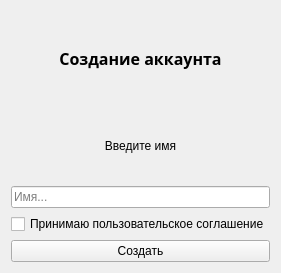
<?xml version="1.0" encoding="UTF-8"?>
<ui version="4.0">
 <class>createacc_form</class>
 <widget class="QWidget" name="createacc_form">
  <property name="geometry">
   <rect>
    <x>0</x>
    <y>0</y>
    <width>253</width>
    <height>273</height>
   </rect>
  </property>
  <property name="windowTitle">
   <string>Создание аккаунта</string>
  </property>
  <layout class="QGridLayout" name="gridLayout">
   <item row="0" column="0">
    <widget class="QLabel" name="label_2">
     <property name="font">
      <font>
       <family>Segoe UI Black</family>
       <pointsize>12</pointsize>
       <weight>75</weight>
       <bold>true</bold>
      </font>
     </property>
     <property name="text">
      <string>&lt;html&gt;&lt;head/&gt;&lt;body&gt;&lt;p align=&quot;center&quot;&gt;Создание аккаунта&lt;/p&gt;&lt;/body&gt;&lt;/html&gt;</string>
     </property>
    </widget>
   </item>
   <item row="1" column="0">
    <layout class="QVBoxLayout" name="verticalLayout">
     <item>
      <widget class="QLabel" name="label">
       <property name="text">
        <string>&lt;html&gt;&lt;head/&gt;&lt;body&gt;&lt;p align=&quot;center&quot;&gt;Введите имя&lt;/p&gt;&lt;/body&gt;&lt;/html&gt;</string>
       </property>
      </widget>
     </item>
     <item>
      <widget class="QLineEdit" name="name_input">
       <property name="placeholderText">
        <string>Имя...</string>
       </property>
      </widget>
     </item>
    </layout>
   </item>
   <item row="2" column="0">
    <widget class="QCheckBox" name="check_info">
     <property name="text">
      <string>Принимаю пользовательское соглашение</string>
     </property>
    </widget>
   </item>
   <item row="3" column="0">
    <widget class="QPushButton" name="create_btn">
     <property name="text">
      <string>Создать</string>
     </property>
    </widget>
   </item>
  </layout>
 </widget>
 <resources/>
 <connections/>
</ui>
